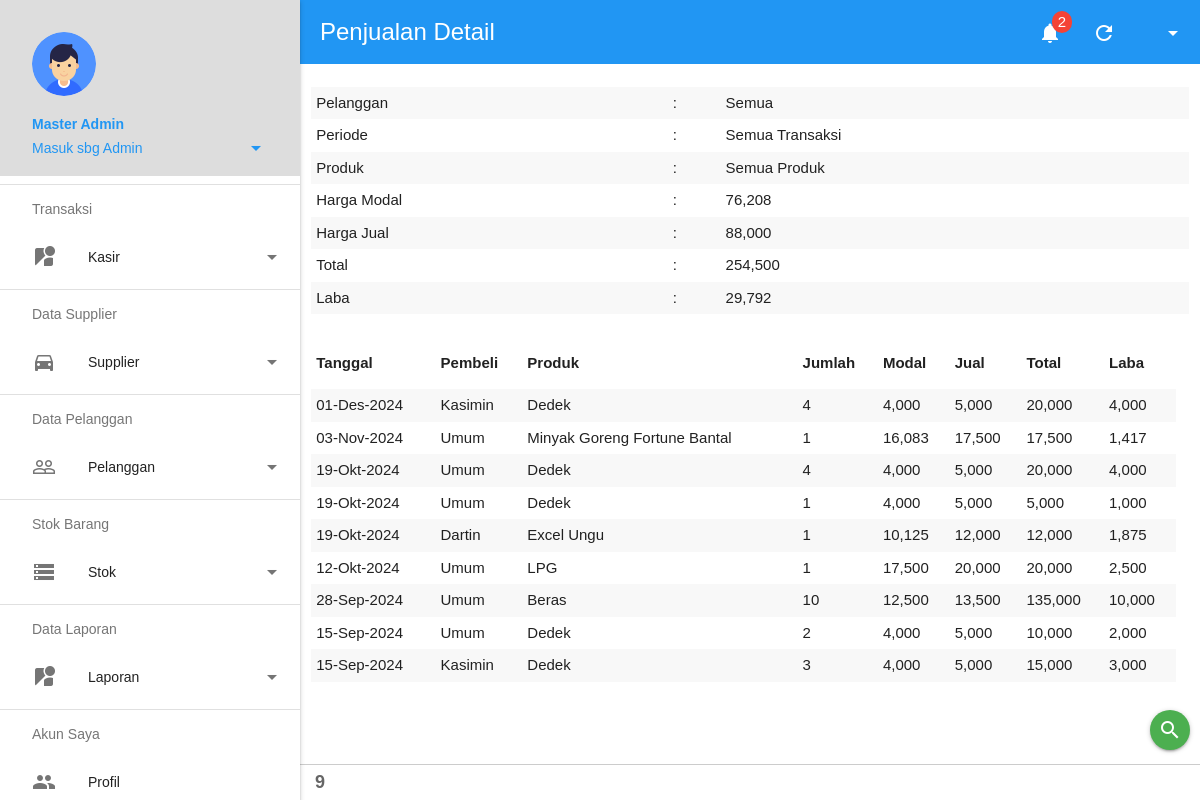
The app's page /index.php/sale_detail with its own data.
### tables this page shows
CREATE TABLE `sale_detail` (
  `id` int(11) NOT NULL,
  `sale_id` int(11) DEFAULT NULL,
  `product_id` int(11) DEFAULT NULL,
  `member_id` int(11) NOT NULL,
  `product` varchar(256) NOT NULL,
  `quantity` int(11) NOT NULL,
  `hpp` int(11) NOT NULL,
  `price` int(11) DEFAULT NULL,
  `total` int(11) NOT NULL,
  `margin` int(12) NOT NULL,
  `status` int(1) NOT NULL,
  `created_at` timestamp NULL DEFAULT NULL,
  `updated_at` int(11) DEFAULT NULL
);

CREATE TABLE `members` (
  `id` int(12) NOT NULL,
  `name` varchar(150) NOT NULL,
  `address` varchar(250) NOT NULL,
  `phone` int(12) NOT NULL,
  `created_at` datetime NOT NULL,
  `updated_at` datetime NOT NULL
);

### application/controllers/Sale_detail.php (called while the page is built, shortened)
<?php
class Sale_detail extends CI_Controller {
	function __construct() {
        $this->load->model('m_sale_detail','sale_detail');
        $this->load->model('m_members','member');
        $this->load->model('m_product','product');
        $this->load->library('Ajax_pagination');
        $this->perPage = 10;
    }
    public function index(){
        $data = array();
        $totalRec = count($this->sale_detail->getRows());
        $data['sale_detail'] = $this->sale_detail->getRows(array('limit'=>$this->perPage));
        $data['sum_hpp']     = $this->sale_detail->getSumHPP();
        $data['sum_price']   = $this->sale_detail->getSumPrice();
        $data['sum_total'] = $this->sale_detail->getSumTotal();
        $data['sum_margin']  = $this->sale_detail->getSumMargin();
        $data['members']   = $this->db->get("members")->result_array();
        $data['products']  = $this->product->getRows();
        $this->load->view('admin/sale-detail', $data);
    }
}

### index.php (called while the page is built, shortened)
<?php
require_once BASEPATH.'core/CodeIgniter.php';

### application/libraries/Ion_auth.php (called while the page is built, shortened)
<?php
class Ion_auth
{
	public function __construct()
	{
		$this->_cache_user_in_group =& $this->ion_auth_model->_cache_user_in_group;
		$this->ion_auth_model->trigger_events('library_constructor');
	}
	public function __call($method, $arguments)
	{
		return call_user_func_array( [$this->ion_auth_model, $method], $arguments);
	}
	public function __get($var)
	{
		return get_instance()->$var;
	}
}

### application/models/Ion_auth_model.php (called while the page is built, shortened)
<?php
class Ion_auth_model extends CI_Model
{
	public $tables = [];
	public $_ion_where = [];
	public $_ion_select = [];
	public $_ion_limit = NULL;
	public $_ion_offset = NULL;
	public $_ion_order_by = NULL;
	public $_ion_order = NULL;
	protected $response = NULL;
	protected $db;
	public function __construct()
	{
		$this->config->load('ion_auth', TRUE);
		$this->load->helper('cookie', 'date');
		$group_name = $this->config->item('database_group_name', 'ion_auth');
		if (empty($group_name))
		{
			$CI =& get_instance();
			$this->db = $CI->db;
		}
		else
		{
			$this->db = $this->load->database($group_name, TRUE, TRUE);
		}
		$this->tables = $this->config->item('tables', 'ion_auth');
	}
	public function limit($limit)
	{
		$this->_ion_limit = $limit;
		return $this;
	}
	public function where($where, $value = NULL)
	{
		if (!is_array($where))
		{
			$where = [$where => $value];
		}
		array_push($this->_ion_where, $where);
		return $this;
	}
	public function order_by($by, $order='desc')
	{
		$this->_ion_order_by = $by;
		$this->_ion_order    = $order;
		return $this;
	}
	public function row()
	{
		$row = $this->response->row();
		return $row;
	}
	public function users($groups = NULL)
	{
		if (isset($this->_ion_select) && !empty($this->_ion_select))
		{
			foreach ($this->_ion_select as $select)
			{
				$this->db->select($select);
			}
			$this->_ion_select = [];
		}
		else
		{
			$this->db->select([
			    $this->tables['users'].'.*',
			    $this->tables['users'].'.id as id',
			    $this->tables['users'].'.id as user_id'
			]);
		}
		if (isset($this->_ion_where) && !empty($this->_ion_where))
		{
			foreach ($this->_ion_where as $where)
			{
				$this->db->where($where);
			}
			$this->_ion_where = [];
		}
		if (isset($this->_ion_limit) && isset($this->_ion_offset))
		{
			$this->db->limit($this->_ion_limit, $this->_ion_offset);
			$this->_ion_limit  = NULL;
			$this->_ion_offset = NULL;
		}
		else if (isset($this->_ion_limit))
		{
			$this->db->limit($this->_ion_limit);
			$this->_ion_limit  = NULL;
		}
		if (isset($this->_ion_order_by) && isset($this->_ion_order))
		{
			$this->db->order_by($this->_ion_order_by, $this->_ion_order);
			$this->_ion_order    = NULL;
			$this->_ion_order_by = NULL;
		}
		$this->response = $this->db->get($this->tables['users']);
		return $this;
	}
	public function user($id = NULL)
	{
		$id = isset($id) ? $id : $this->session->userdata('user_id');
		$this->users();
		return $this;
	}
	public function groups()
	{
		$this->response = $this->db->get($this->tables['groups']);
		return $this;
	}
}

### application/models/M_sale_detail.php (called while the page is built, shortened)
<?php defined('BASEPATH') OR exit('No direct script access allowed');
class M_sale_detail extends CI_Model
{
    var $table = 'sale_detail';
	function getRows($params = array()){
        $this->db->select('*, sale_detail.created_at as created_at, members.name as member_name');
        $this->db->join('members', 'members.id = sale_detail.member_id', 'left');
        $this->db->from($this->table);
        if(!empty($params['search']['sortBy'])){
			$this->db->order_by('sale_detail.id','desc');
        }else{
            $this->db->order_by('sale_detail.id','desc');
        }
        if(array_key_exists("start",$params) && array_key_exists("limit",$params)){
            $this->db->limit($params['limit'],$params['start']);
        }elseif(!array_key_exists("start",$params) && array_key_exists("limit",$params)){
            $this->db->limit($params['limit']);
        }
        $query = $this->db->get();
        return ($query->num_rows() > 0)?$query->result_array(): array();
    }
    function getSumHPP($params = array()){
        $this->db->select_sum('hpp');
        $query = $this->db->get($this->table);
        $ret = $query->row();
        return $ret->hpp;
    }
    function getSumPrice($params = array()){
        $this->db->select_sum('price');
        $query = $this->db->get($this->table);
        $ret = $query->row();
        return $ret->price;
    }
    function getSumTotal($params = array()){
        $this->db->select_sum('total');
        $query = $this->db->get($this->table);
        $ret = $query->row();
        return $ret->total;
    }
    function getSumMargin($params = array()){
        $this->db->select_sum('margin');
        $query = $this->db->get($this->table);
        $ret = $query->row();
        return $ret->margin;
    }
}

### application/helpers/tanggal_helper.php (called while the page is built, shortened)
<?php
if (!function_exists('bulan')) {
    function bulan($bulan){
        $bulan = $bulan['1'];
        switch ($bulan) {
            case 9:
                $bulan = "Sep";
                break;
            case 10:
                $bulan = "Okt";
                break;
            case 11:
                $bulan = "Nov";
                break;
            case 12:
                $bulan = "Des";
                break;
        }
        return $bulan;
    }
}
if (!function_exists('tanggal')) {
    function tanggal($bulan) {
        $bulan = explode("-",$bulan);
        $tanggal = substr($bulan['2'],0,2)."-".bulan($bulan)."-".$bulan['0'];
        return $tanggal;
    }
}

### application/views/admin/sale-detail.php (the view, shortened to what this page needs)
<?php
$data['title']="Penjualan Detail";
$this->load->view("admin/_partial/header.php", $data);
$this->load->view("admin/_partial/sidebar.php");
$this->load->view("admin/_partial/top-header.php");
?>
	<div class="row">
		<div class="col s12" id="postList">
		    <br>
    	    <table class="striped">
        		<tbody>
        			<tr>
        				<td>Pelanggan</td>
        				<td>:</td>
        				<td>Semua</td>
        			</tr>
        			<tr>
        				<td>Periode</td>
        				<td>:</td>
        				<td>Semua Transaksi</td>
        			</tr>
        			<tr>
        				<td>Produk</td>
        				<td>:</td>
        				<td>Semua Produk</td>
        			</tr>
        			<tr>
        				<td>Harga Modal</td>
        				<td>:</td>
        				<td><?php echo number_format($sum_hpp) ?></td>
        			</tr>
        			<tr>
        				<td>Harga Jual</td>
        				<td>:</td>
        				<td><?php echo number_format($sum_price) ?></td>
        			</tr>
        			<tr>
        				<td>Total</td>
        				<td>:</td>
        				<td><?php echo number_format($sum_total) ?></td>
        			</tr>
        			<tr>
        				<td>Laba</td>
        				<td>:</td>
        				<td><?php echo number_format($sum_margin) ?></td>
        			</tr>
        		</tbody>
        	</table>
        	<br>
			<table class="striped">
				<thead>
					<tr>
						<th>Tanggal</th>
						<th>Pembeli</th>
						<th>Produk</th>
						<th>Jumlah</th>
						<th>Modal</th>
						<th>Jual</th>
						<th>Total</th>
						<th>Laba</th>
						<th style="text-align: center;"></th>
					</tr>
				</thead>
				<tbody>
					<?php if(!empty($sale_detail)): foreach($sale_detail as $key=> $item): ?>
						<tr>
							<td><?php echo tanggal($item['created_at'])?></td>
							<td><?php echo $item['member_name']?></td>
							<td><?php echo $item['product']?></td>
							<td><?php echo $item['quantity']?></td>
							<td><?php echo number_format($item['hpp'])?></td>
							<td><?php echo number_format($item['price'])?></td>
							<td><?php echo number_format($item['total'])?></td>
							<td><?php echo number_format($item['margin'])?></td>
						</tr>
					<?php  endforeach; else: ?>
						<tr><td colspan="4">Purchase Detail(s) not available.</td></tr>
					<?php endif; ?>
				</tbody>
				<?php echo $this->ajax_pagination->create_links();?>
			</table>
		</div>
	</div>
	<div class="floating-button-wrapper">
		<a href="javascript:void(0)" data-target="search_modal" class="btn-floating btn waves-effect waves-light green modal-trigger"><i class="material-icons">search</i></a>
	</div>
<?php
$this->load->view("admin/_partial/footer.php");
?>

### application/views/admin/_partial/header.php (shortened to what this page needs)
<!DOCTYPE html>
<html>
<head>
	<link href="<?php echo $this->config->item('base_url') ?>assets/font/google-font.css" rel="stylesheet">
	<link rel="stylesheet" href="<?php echo $this->config->item('base_url') ?>assets/plugin/chart-ist/chartist.min.css">
	<link rel="stylesheet" href="<?php echo $this->config->item('base_url') ?>assets/css/www_materialize.min.css">
	<link href="<?php echo $this->config->item('base_url') ?>assets/css/style.css?v=36" rel="stylesheet">
</head>
<body>
	<main>

### application/views/admin/_partial/sidebar.php (shortened to what this page needs)
<ul id="slide-out" class="sidenav sidenav-fixed resize-sidenav">
	<li>
    <div class="user-view">
	      <div class="background" style="background-color:#ddd"></div>
	      <a href="#user" class="waves-effect waves-light"><img class="circle" src="<?php echo $this->config->item('base_url') ?>assets/img/user.png"></a>
	      <a href="javascript:void(0)">
          <span class='blue-text name'>
            <b>Master Admin</b>
          </span>
        </a>
	      <a href="#email" class="dropdown-trigger" data-target='user_dropdown'>
          <span class="blue-text email">Masuk sbg Admin<i class="material-icons right mr-0">arrow_drop_down</i></span>
        </a>
	  </div>
  </li>
  <li>
    <div class="divider"></div>
  </li>
  <li>
      <a class="subheader">Transaksi</a>
  </li>
  <li class="">
      <ul class="collapsible collapsible-accordion">
        <li class="bold"><a class="collapsible-header">Kasir<i class="material-icons">streetview</i><i class="material-icons right mr-0">arrow_drop_down</i></a>
        </li>
        <li>
          <div class="divider"></div>
        </li>
        <li>
            <a class="subheader">Data Supplier</a>
        </li>
        <li class="bold"><a class="collapsible-header">Supplier<i class="material-icons">directions_car</i><i class="material-icons right mr-0">arrow_drop_down</i></a>
        </li>
        <li>
          <div class="divider"></div>
        </li>
        <li>
            <a class="subheader">Data Pelanggan</a>
        </li>
        <li class="bold"><a class="collapsible-header">Pelanggan<i class="material-icons">people_outline</i><i class="material-icons right mr-0">arrow_drop_down</i></a>
        </li>
        <li>
          <div class="divider"></div>
        </li>
        <li>
            <a class="subheader">Stok Barang</a>
        </li>
        <li class="bold"><a class="collapsible-header">Stok<i class="material-icons">storage</i><i class="material-icons right mr-0">arrow_drop_down</i></a>
        </li>
        <li>
          <div class="divider"></div>
        </li>
        <li>
            <a class="subheader">Data Laporan</a>
        </li>
        <li class="bold"><a class="collapsible-header">Laporan<i class="material-icons">streetview</i><i class="material-icons right mr-0">arrow_drop_down</i></a>
        </li>
        <li>
          <div class="divider"></div>
        </li>
        <li>
          <a class="subheader">Akun Saya</a>
        </li>
        <li>
          <?php  $user = $this->ion_auth->user()->row(); ?>
          <a href="<?php echo base_url('auth/edit_user/'.$user->id) ?>">Profil<i class="material-icons">people</i></a>
        </li>
      </ul>
    </li>
  </ul>

### application/views/admin/_partial/top-header.php (shortened to what this page needs)
<div class="navbar-fixed">
   <nav>
       <div class="nav-wrapper blue">
        <a href="#!" class="custom-nav-title"><?php echo $title;?></a>
        <ul class="right">
           <li style="display:inline">
             <a href="stok.php" class="waves-effect waves-light modal-trigger">
               <span class="badge red white-text notification-badge">2</span>
               <i class="material-icons" style="">notifications</i>
             </a>
           </li>
           <li>
             <a href="javascript:void(0)" onclick="location.reload()" class="waves-effect waves-light" >
               <i class="material-icons">refresh</i>
             </a>
           </li>
           <li class="hide-on-med-and-down">
             <a href="javascript:void(0)" class="waves-effect waves-light dropdown-trigger" data-target='menu_dropdown'>
               <i class="material-icons right mr-0">arrow_drop_down</i>
             </a>
           </li>
         </ul>
       </div>
   </nav>
 </div>

### application/libraries/Ajax_pagination.php (shortened to what this page needs)
<?php  if (!defined('BASEPATH')) exit('No direct script access allowed');
class Ajax_pagination{
    var $total_rows      = '';
    var $per_page        = 10;
    var $full_tag_open   = '<div class="bottom-navigation responsive-container" style="text-align:right">';
    var $full_tag_close  = '</div>';
    function create_links(){
        $num_pages = ceil($this->total_rows / $this->per_page);
        if ($num_pages == 1){
            $info = $this->total_rows;
            return "<div class='bottom-navigation responsive-container' style='text-align:right'><span class='bottom-navigation-content'>".$info."</span></div>";;
        }
        $output = '';
        $output = preg_replace("#([^:])//+#", "\\1/", $output);
        $output = $this->full_tag_open.$output.$this->full_tag_close;
        ?>
        <?php
        return $output;
    }
}

### application/views/admin/_partial/footer.php (shortened to what this page needs)
    </main>
</body>
</html>

### assets/css/style.css (style rules this page uses)
header, main, footer, .responsive-container { padding-left: 300px !important; }
body { font-family: Arial, Helvetica, sans-serif; }
tr,td { padding:5px; }
th { text-align: left; }
.custom-nav-title { margin-left:20px; font-size:1.6em; text-align:left }
.notification-badge { position:absolute; top:10px; right:5px; border-radius:10px; margin:0px; min-width:2px !important; width: auto !important; }
.mr-0 { margin-right: 0px !important; }
.bottom-navigation { position: fixed; bottom: 0px; width: 100%; left: 0px; z-index: 9; border-top: 1px solid #ccc; background-color: white; }
.bottom-navigation-content { margin:0px; padding: 5px; padding-left:15px; width: auto; color: #666; font-weight: bold; line-height: 25px; font-size: 1.2em; float:left; }
.bold { font-weight: bold; }
nav { box-shadow: none; }
a.collapsible-header { padding-left: 32px !important; }
.floating-button-wrapper { position: fixed; z-index: 99; right: 10px; bottom: 50px; }
main { padding-bottom: 70px !important; }
@media only screen and (min-width : 992px) { .nav-wrapper { width: calc(100% - 300px); } }

### records on screen
sale_detail: created_at "01-Des-2024", member.name "Kasimin", product "Dedek", quantity "4", hpp "4,000", price "5,000", total "20,000", margin "4,000"
sale_detail: created_at "03-Nov-2024", member.name "Umum", product "Minyak Goreng Fortune Bantal", quantity "1", hpp "16,083", price "17,500", total "17,500", margin "1,417"
sale_detail: created_at "19-Okt-2024", member.name "Umum", product "Dedek", quantity "4", hpp "4,000", price "5,000", total "20,000", margin "4,000"
sale_detail: created_at "19-Okt-2024", member.name "Umum", product "Dedek", quantity "1", hpp "4,000", price "5,000", total "5,000", margin "1,000"
sale_detail: created_at "19-Okt-2024", member.name "Dartin", product "Excel Ungu", quantity "1", hpp "10,125", price "12,000", total "12,000", margin "1,875"
sale_detail: created_at "12-Okt-2024", member.name "Umum", product "LPG", quantity "1", hpp "17,500", price "20,000", total "20,000", margin "2,500"
sale_detail: created_at "28-Sep-2024", member.name "Umum", product "Beras", quantity "10", hpp "12,500", price "13,500", total "135,000", margin "10,000"
sale_detail: created_at "15-Sep-2024", member.name "Umum", product "Dedek", quantity "2", hpp "4,000", price "5,000", total "10,000", margin "2,000"
sale_detail: created_at "15-Sep-2024", member.name "Kasimin", product "Dedek", quantity "3", hpp "4,000", price "5,000", total "15,000", margin "3,000"

### other values on screen
$title "Penjualan Detail"
$sum_hpp "76,208"
$sum_price "88,000"
$sum_total "254,500"
$sum_margin "29,792"
$info "9"
